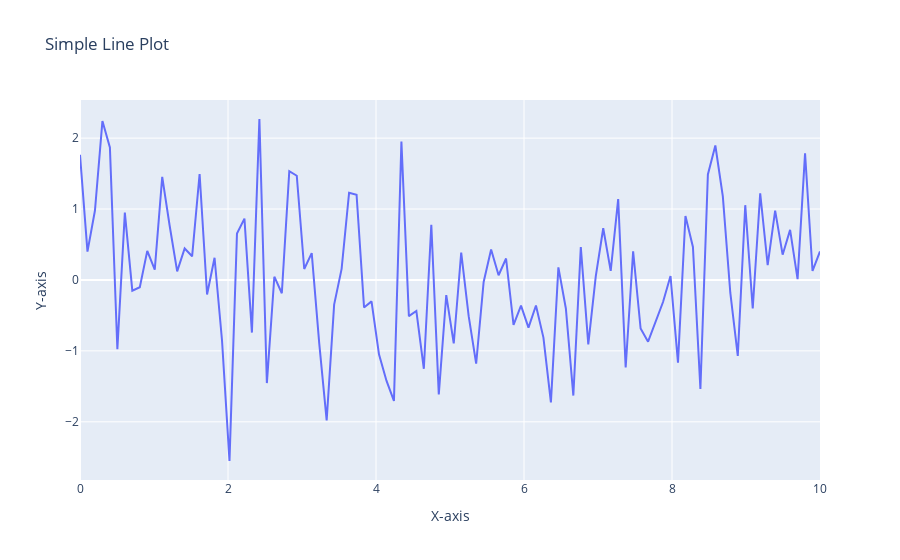

Notebook code for this chart:
### Code cell
#20. Using Plotly, create a basic line plot of a randomly generated dataset, label the axes, and set the title as 'Simple Line Plot'.
import plotly.graph_objects as go
import numpy as np

# Generate random data
np.random.seed(0)
x = np.linspace(0, 10, 100)
y = np.random.randn(100)

# Create a Plotly figure
fig = go.Figure()

# Add a line trace
fig.add_trace(go.Scatter(x=x, y=y, mode='lines', name='Random Data'))

# Update layout with axis labels and title
fig.update_layout(
    title="Simple Line Plot",
    xaxis_title="X-axis",
    yaxis_title="Y-axis"
)

# Show the plot
fig.show()
